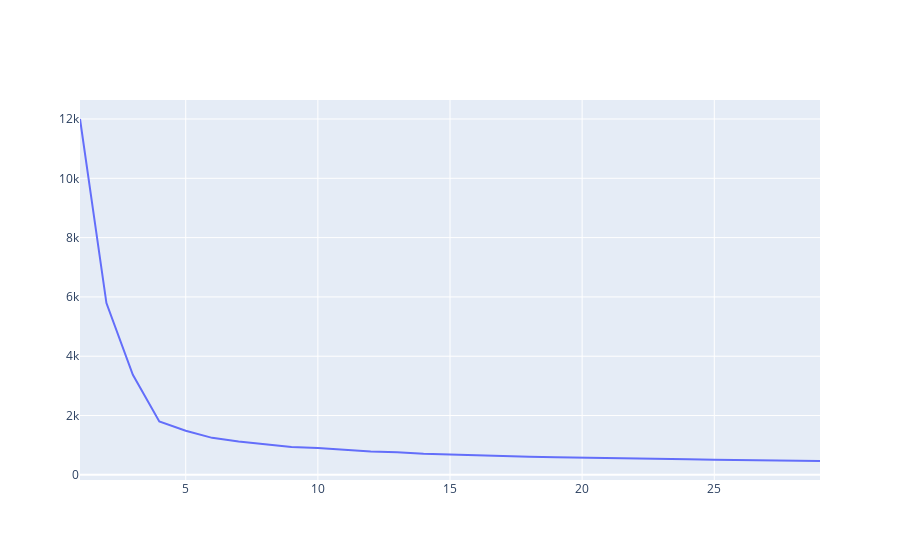

Source (notebook cell):
### Code cell
fig = go.Figure()
fig.add_trace(go.Scatter(x=[x for x in range(1, 30)], y=wcss, marker=dict(size=300)))
fig.show()

### Figure 1 — Plotly figure (JSON) as saved in the notebook; plotly's stock layout.template omitted (floating-point values rounded to 4 significant figures)
{"data": [{"marker": {"size": 300}, "type": "scatter", "x": [1, 2, 3, 4, 5, 6, 7, 8, 9, 10, 11, 12, 13, 14, 15, 16, 17, 18, 19, 20, 21, 22, 23, 24, 25, 26, 27, 28, 29], "y": [12000, 5793.0, 3373.0, 1797.0, 1489.0, 1246.0, 1127.0, 1023.0, 937.9, 902.7, 835.8, 790.8, 764.3, 706.7, 688.2, 656.7, 635.9, 609.8, 591.4, 581.6, 563.7, 553.4, 526.8, 526.0, 506.9, 499.6, 488.0, 481.2, 466.2]}], "layout": {}}
